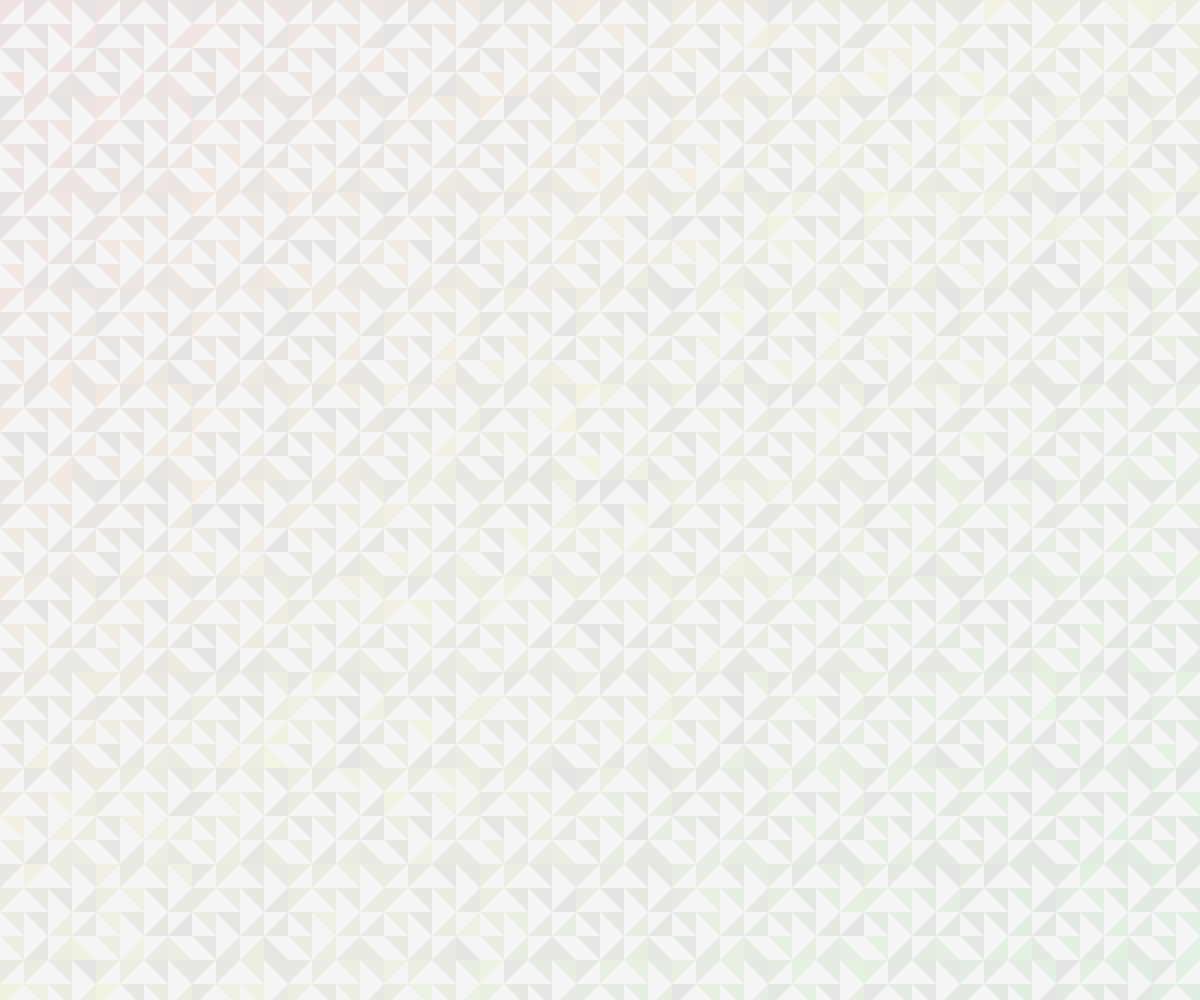
Frame 1 (no input)
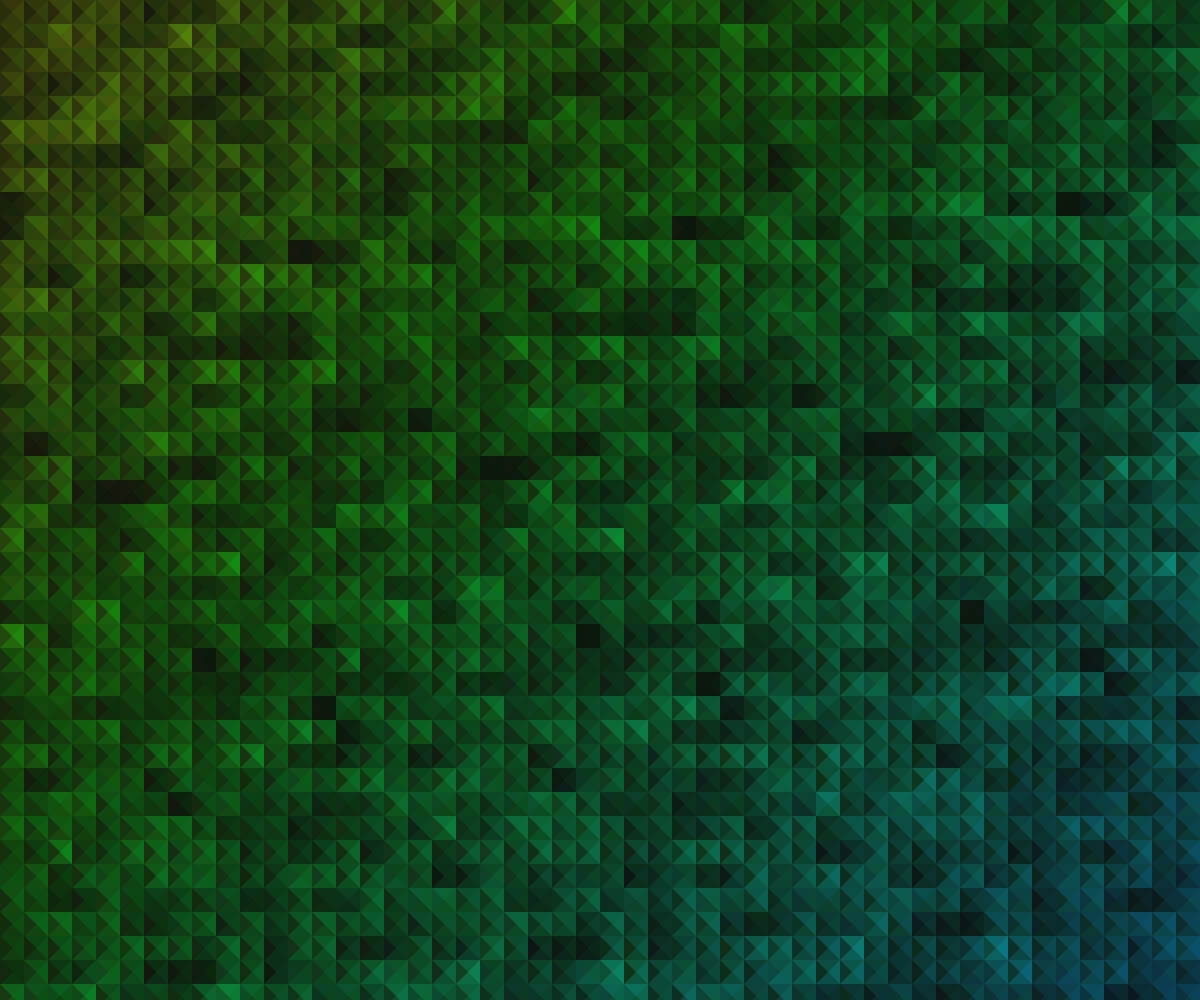
Frame 60 (no input)
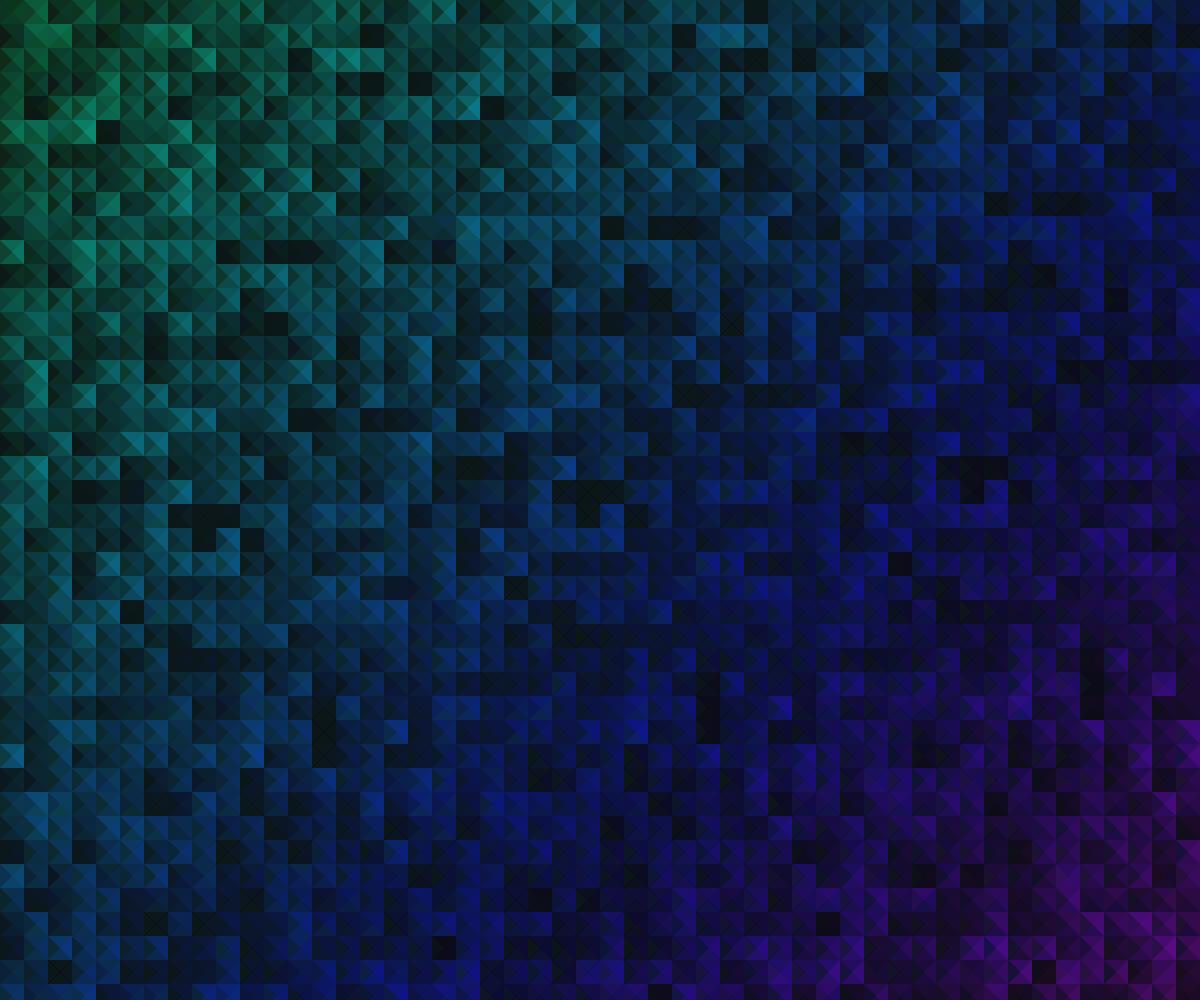
Frame 120 (the mouse pressed at the canvas centre since frame 60)

The p5.js sketch that drew these frames (run headless with seeded random() and noise() and a simulated clock; from frame 60 on, the mouse is pressed at the canvas centre):

// p5.js sketch
// ── sketch.js
function tri(x, y, scl) {
	noStroke();
	fill(
		(frameCount + x / scl + y / scl) % 256,
		256,
		noise(x / scl + frameCount / 100, y / scl) * 256,
		20
	);
	push();
	translate(x, y);
	let n = (((x / scl + frameCount / 3) % 4) + ((y / scl + frameCount / 5) % 4)) / 8;

	// + noise(x * 0.01, y * 0.01, frameCount * 0.05) / 2;
	//rotate(n < 0.5 ? 0 : Math.PI);
	rotate((floor(n * 4) * Math.PI) / 2);
	triangle(-scl / 2, -scl / 2, scl / 2, -scl / 2, -scl / 2, scl / 2);
	pop();
}

function setup() {
	const canvas = createCanvas(windowWidth, windowHeight);
	colorMode(HSB, 255);

	// set canvas position
	canvas.position(0, 0);
	frameRate(20);

	// add window resize listener, debounce it
	let resizeTimer;
	window.addEventListener('resize', () => {
		clearTimeout(resizeTimer);
		resizeTimer = setTimeout(() => {
			resizeCanvas(windowWidth, windowHeight);
			background(0);
		}, 250);
	});
}

function draw() {
	//background(256);
	background(0, 10);
	let num = 50;
	let scl = Math.max(width, height) / num;

	translate(scl / 2, scl / 2);
	for (let x = 0; x < num + 1; x++) {
		for (let y = 0; y < num + 1; y++) {
			tri(x * scl, y * scl, scl);
		}
	}
}
